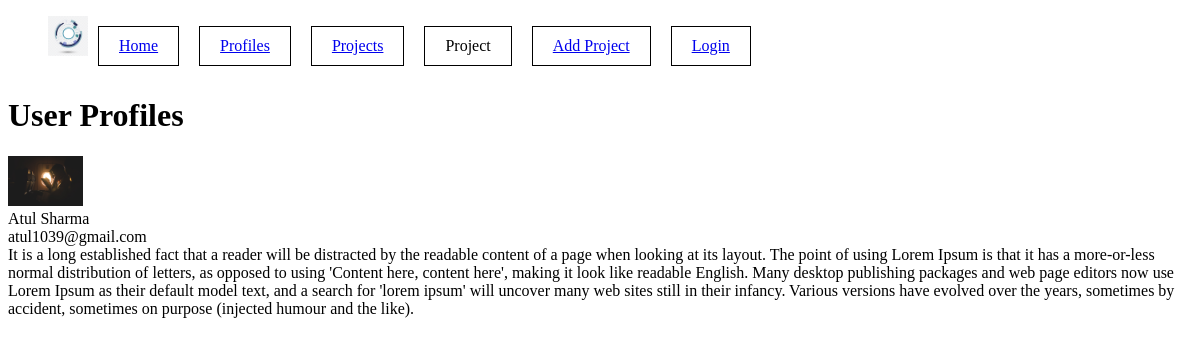
/a5e5479e-eedc-4d88-9132-ab8fb3b9f34e/, run on the app's committed database.
### users/models.py (models this page shows, shortened)
class Profile(models.Model):
    user = models.OneToOneField(User,on_delete=models.CASCADE, null=True)
    name = models.CharField(max_length=200, blank=True,null=True)
    email = models.EmailField(max_length=500, blank=True, null=True)
    short_intro = models.CharField(max_length=200, blank=True, null=True)
    location = models.CharField(max_length=200, blank=True, null=True)
    bio = models.TextField(blank=True,null=True)
    profile_image = models.ImageField(null=True, blank=True, upload_to='profiles/', default="profiles/user-default.jpg")
    social_github = models.CharField(max_length=200, blank=True, null=True)
    social_twitter = models.CharField(max_length=200, blank=True, null=True)
    social_linkedin = models.CharField(max_length=200, blank=True, null=True)
    social_youtube = models.CharField(max_length=200, blank=True, null=True)
    social_website = models.CharField(max_length=200, blank=True, null=True)
    created = models.DateField(auto_now_add=True)
    id = models.UUIDField(default=uuid.uuid4, unique=True, primary_key=True, editable=False)

### users/views.py (the view)
# urls.py: path('<str:pk>/', views.profile, name="profile")
def profile(request, pk):
    profile = Profile.objects.get(id=pk)
    return render(request,'users/profile.html',{"profile":profile})

### users/templates/users/profile.html
{% extends 'main.html' %}
{% block content %}
<h1>User Profiles</h1>
<div>
    <div><img height="50" src="{{ profile.profile_image.url }}" /></div>
    <div>{{profile.name}}</div>
    <div>{{profile.email}}</div>
    <div>{{profile.bio}}</div>
</div>
{% endblock content %}

### data on the page
Profile: profile_image (picture), name "Atul Sharma", email "atul1039@gmail.com", bio "It is a long established fact that a reader will be distracted by the readable content of a page when looking at its layout. The point of using Lorem Ipsum is that it has a more-or-less normal distribution of letters, as opposed to using 'Content here, content here', making it look like readable English. Many desktop publishing packages and web page editors now use Lorem Ipsum as their default model text, and a search for 'lorem ipsum' will uncover many web sites still in their infancy. Various versions have evolved over the years, sometimes by accident, sometimes on purpose (injected humour and the like)."
